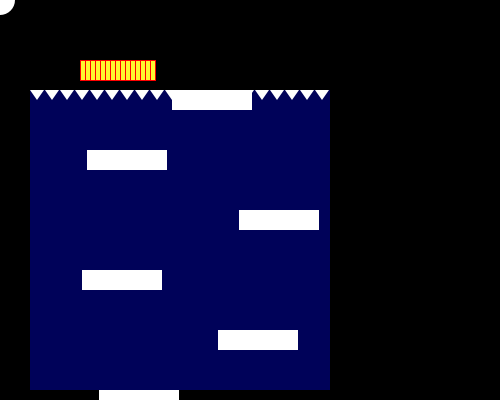
Frame 1 (no input)
Frame 60 (the mouse pressed at the canvas centre just before this capture): identical to frame 1, image omitted
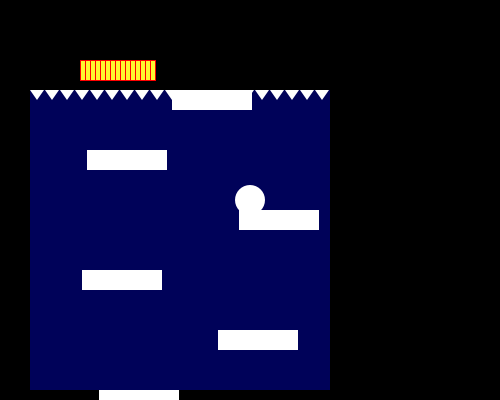
Frame 120 (the mouse held since frame 60 and released just before this capture)

The Processing sketch that drew these frames (run headless with seeded random() and noise(); from frame 60 on, the mouse is pressed at the canvas centre):

// Processing sketch: week15_3_NS_SHAFT_show_board
// ── week15_3_NS_SHAFT_show_board.pde
// week15_3_NS_SHAFT_show_board
// 修改自 week15_2_NS_SHAFT_draw_blood
// 小朋友下樓梯 碰到上面的尖刺, 會損血
void setup(){
  size(500, 400);
  for (int i=0; i<20; i++) {
    boardX[i] = int(random(300-80));
    boardY[i] = 60*i;
  }
}
int []boardX = new int[20];
int []boardY = new int[20];
int blood = 150; // 血條
int x = 150, y=150, x0=30, y0=90;
void draw(){
  background(0);
  fill(255,247,47); // 血條
  stroke(255,0,0); // 血條的框
  strokeWeight(1);
  for (int i=0; i<15; i++){
    if (blood > i*10){
      rect(80+5*i, 60, 5, 20);
    }
  }
  noStroke(); // 不要有紅色的框
  fill(0,2,89);
  rect(30, 90, 300, 300);
  for(int i=0; i<20; i++){
    fill(255);
    triangle(x0+i*15, y0, x0+7+i*15, y0+10, x0+14+i*15, 90);
  }
  for (int i=0; i<10; i++) {
    rect( x0+boardX[i], y0+boardY[i], 80, 20); 
  }
  x = mouseX - x0;
  y = mouseY - y0;
  ellipse(x+30, y+90, 30,30);
  if( abs(mouseY-90) < 25 ){
    blood--;
  }
  if(blood<=0) { // game over
    fill(255, 0, 0);
    rect(100,100, 300, 200);
    fill(255);
    textSize(80);
    text("Game Over", 100, 190);
  }
}
